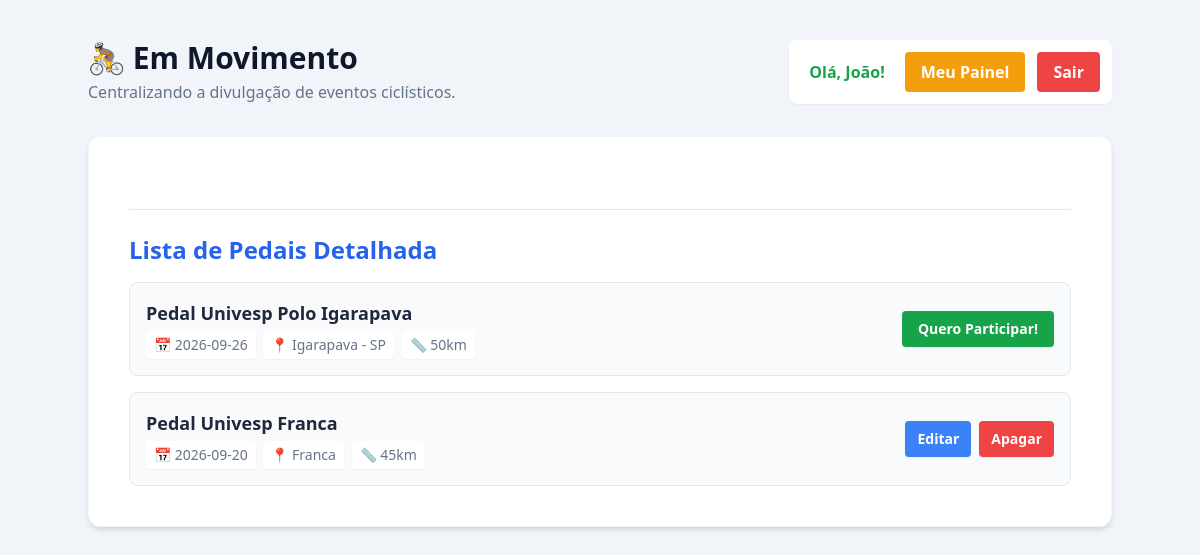
Page / (signed in) on the committed database.
### tables this page shows
CREATE TABLE usuarios (
            id INTEGER PRIMARY KEY AUTOINCREMENT,
            nome TEXT,
            email TEXT UNIQUE,
            senha TEXT
        );

CREATE TABLE eventos (
            id INTEGER PRIMARY KEY AUTOINCREMENT,
            titulo TEXT,
            data TEXT,
            cidade TEXT,
            distancia TEXT,
            criador_id INTEGER,
            FOREIGN KEY(criador_id) REFERENCES usuarios(id)
        );

### main.py (the view)
@app.get("/")
def pagina_inicial(request: Request):
    conn = conectar_banco()
    cursor_eventos = conn.execute("SELECT * FROM eventos")
    eventos_db = cursor_eventos.fetchall()
    usuario_id = request.cookies.get("usuario_id")
    usuario_logado = None
    if usuario_id:
        cursor_usuario = conn.execute("SELECT * FROM usuarios WHERE id = ?", (usuario_id,))
        usuario_logado = cursor_usuario.fetchone()
    conn.close()
    return templates.TemplateResponse(
        request=request,
        name="index.html",
        context={"eventos": eventos_db, "usuario": usuario_logado}
    )

### templates/index.html (shortened to what this page needs)
<!DOCTYPE html>
<html lang="pt-BR">
<head>
    <script src="https://cdn.tailwindcss.com"></script>
</head>
<body class="bg-slate-100 font-sans text-slate-800 p-4 md:p-10">
    <header class="max-w-5xl mx-auto flex flex-col md:flex-row justify-between items-center mb-8 gap-4">
        <div class="text-center md:text-left">
            <h1 class="text-3xl font-extrabold text-slate-900 flex items-center justify-center md:justify-start gap-2">
                🚴 Em Movimento
            </h1>
            <p class="text-slate-500 font-medium mt-1">Centralizando a divulgação de eventos ciclísticos.</p>
        </div>
        {% if usuario %}
            <div class="flex items-center gap-3 bg-white p-2 md:p-3 rounded-lg shadow-sm">
                <span class="text-green-600 font-bold px-2">Olá, {{ usuario.nome }}!</span>
                <a href="/painel" class="bg-amber-500 hover:bg-amber-600 text-white px-4 py-2 rounded font-bold transition">Meu Painel</a>
                <a href="/sair" class="bg-red-500 hover:bg-red-600 text-white px-4 py-2 rounded font-bold transition">Sair</a>
            </div>
        {% else %}
            <a href="/login" class="bg-blue-600 hover:bg-blue-700 text-white px-6 py-3 rounded-lg font-bold shadow-md transition">
                Entrar / Cadastrar
            </a>
        {% endif %}
    </header>
    <main class="max-w-5xl mx-auto flex flex-col gap-8 items-center">
        <section class="w-full bg-white p-6 md:p-10 rounded-xl shadow-md border border-slate-100">
            <hr class="border-slate-200 mb-6">
            <h2 class="text-2xl font-bold text-blue-600 mb-4">Lista de Pedais Detalhada</h2>
            <ul class="flex flex-col gap-4">
                {% for evento in eventos %}
                    <li class="bg-slate-50 p-4 rounded-lg border border-slate-200 flex flex-col md:flex-row justify-between md:items-center gap-4 hover:shadow-md transition">
                        <div>
                            <strong class="text-lg text-slate-800">{{ evento.titulo }}</strong>
                            <div class="text-sm text-slate-500 mt-1 font-medium">
                                <span class="bg-white px-2 py-1 rounded shadow-sm inline-block mb-1 md:mb-0 mr-1">📅 {{ evento.data }}</span>
                                <span class="bg-white px-2 py-1 rounded shadow-sm inline-block mb-1 md:mb-0 mr-1">📍 {{ evento.cidade }}</span>
                                <span class="bg-white px-2 py-1 rounded shadow-sm inline-block">📏 {{ evento.distancia }}</span>
                            </div>
                        </div>
                        <div class="flex gap-2">
                            {% if usuario %}
                                {% if usuario.id == evento.criador_id %}
                                    <a href="/editar/{{ evento.id }}" class="bg-blue-500 hover:bg-blue-600 text-white px-3 py-2 rounded text-sm font-bold shadow-sm transition">Editar</a>
                                    <a href="/deletar/{{ evento.id }}" class="bg-red-500 hover:bg-red-600 text-white px-3 py-2 rounded text-sm font-bold shadow-sm transition">Apagar</a>
                                {% else %}
                                    <a href="/participar/{{ evento.id }}" class="bg-green-600 hover:bg-green-700 text-white px-4 py-2 rounded text-sm font-bold shadow-sm transition">Quero Participar!</a>
                                {% endif %}
                            {% endif %}
                        </div>
                    </li>
                {% else %}
                    <p class="text-slate-500 font-medium bg-slate-50 p-4 rounded text-center border border-slate-200">Nenhum evento cadastrado ainda.</p>
                {% endfor %}
            </ul>
        </section>
    </main>
</body>
</html>

### rows in the picture
usuarios: nome "João"
eventos: titulo "Pedal Univesp Polo Igarapava", data "2026-09-26", cidade "Igarapava - SP", distancia "50km"
eventos: titulo "Pedal Univesp Franca", data "2026-09-20", cidade "Franca", distancia "45km"
